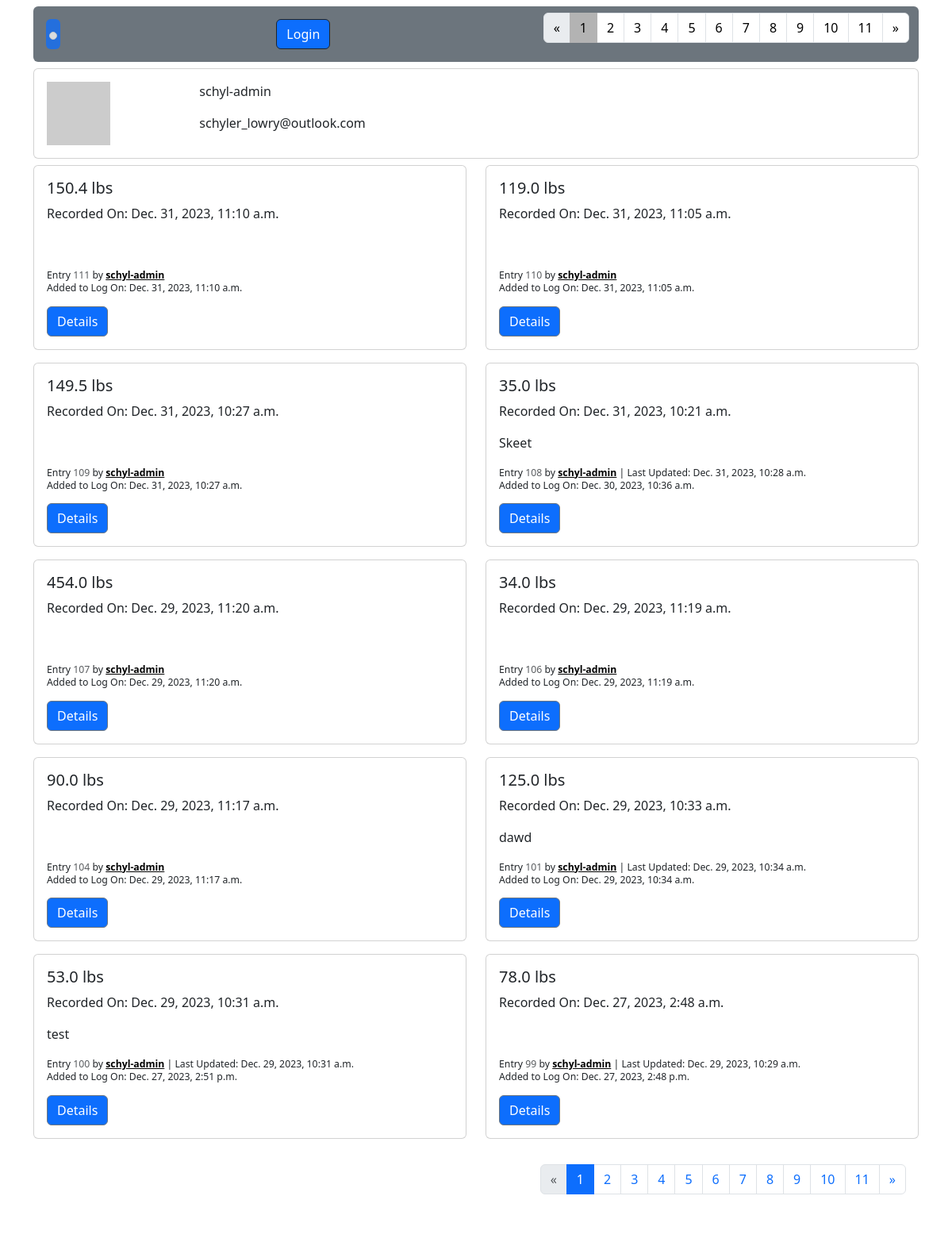
/accounts/profile/1/entries, run on the app's committed database.
### accounts/models.py (models this page shows, shortened)
class CustomUser(AbstractUser):
    date_of_birth = models.DateField(
        null=True, blank=True, help_text="Enter your date of birth in MM/DD/YYYY format.")
    avatar = models.CharField(
        max_length=999, null=True, blank=True, help_text="Enter a url for your avatar image")
    def __str__(self):
        return self.username

### fitness/models.py (models this page shows, shortened)
class WeightEntry(models.Model):
    user = models.ForeignKey(
        settings.AUTH_USER_MODEL,
        on_delete=models.CASCADE,
        related_name="weight_entries"
    )
    weight = weight = models.DecimalField(
        blank=True, null=True, max_digits=4, decimal_places=1)
    recorded = models.DateTimeField(
        blank=True, null=True, help_text="Enter the date and time when you measured this weight.")
    note = models.TextField(
        blank=True, null=True, help_text="Optional: Add a note regarding this entry.")
    created = models.DateTimeField(auto_now_add=True)
    updated = models.DateTimeField(auto_now=True)

### accounts/views.py (the view, shortened to what this page needs)
# urls.py: path('profile/<int:pk>/entries', UserWeightEntryListView.as_view(), name='user_entry_list'),
class UserWeightEntryListView(ListView):
    model = WeightEntry
    template_name = "registration/user_entry_list.html"
    paginate_by = 10
    def get_context_data(self, **kwargs):
        context = super(UserWeightEntryListView,
                        self).get_context_data(**kwargs)
        customuser = CustomUser.objects.get(id=self.kwargs["pk"])
        if self.request.user.is_authenticated:
            postlist = WeightEntry.objects.all().filter(
                user=self.kwargs["pk"]).order_by("-recorded", "-updated", "-created")
        else:
            postlist = WeightEntry.objects.all().order_by(
                "-recorded", "-updated", "-created")
        context["postlist"] = postlist
        context["customuser"] = customuser
        context["form"] = WeightEntryForm(initial={'recorded': datetime.now()})
        return context
    def get_queryset(self):
        queryset = super(UserWeightEntryListView, self).get_queryset()
        if self.request.user.is_authenticated:
            queryset = queryset.filter(user=self.kwargs["pk"]).order_by(
                "-recorded", "-updated", "-created")
        else:
            queryset = WeightEntry.objects.all().order_by(
                "-recorded", "-updated", "-created")
        return queryset

### fitness/templatetags/profile_pic.py (called while the page is built)
@register.simple_tag(takes_context=True)
def get_avatar_url(context, user=None, email=None, size=None, default="mp"):
    if not size:
        size = 25
    email = email or ""
    if not email and user and hasattr(user, "email"):
        email = user.email or ""
    return "https://www.gravatar.com/avatar/{hash}?s={size}&d={default}".format(
        hash=md5(email.encode("utf-8")).hexdigest(),
        size=size or "",
        default=default,
    )

### templates/registration/user_entry_list.html (shortened to what this page needs)
{% extends 'base.html' %}
{% load profile_pic %}
{% block navtabs1 %}
{% if is_paginated %}
    <ul class="pagination ">
        {% if page_obj.has_previous %}
        <li class="page-item"><a class="page-link text-black" href="?page={{ page_obj.previous_page_number }}">&laquo;</a></li>
        {% else %}
        <li class="page-item disabled"><span class="page-link text-black">&laquo;</span></li>
        {% endif %}
        {% for i in paginator.page_range %}
        {% if page_obj.number == i %}
            <li class="page-item active" style="--bs-pagination-active-bg: rgb(179, 179, 179); --bs-pagination-active-border-color: rgb(179, 179, 179);"><span class="page-link text-black">{{ i }}</span></li>
        {% else %}
            <li class="page-item"><a class="page-link text-black" aria-current="page" href="?page={{ i }}">{{ i }}</a></li>
        {% endif %}
        {% endfor %}
        {% if page_obj.has_next %}
        <li class="page-item"><a class="page-link text-black" href="?page={{ page_obj.next_page_number }}">&raquo;</a></li>
        {% else %}
        <li class="page-item disabled"><span class="page-link text-black">&raquo;</span></li>
        {% endif %}
    </ul>
{% endif %}
{% endblock navtabs1 %}
{% block content %}
<div class="card mb-2" >
    <div class="card-body">
        <div class="row gap-2 d-lg-flex">
            <div class="col-sm-2">
                <img src="{% get_avatar_url email=customuser.email size=150 %}" class="user-image" alt="..." >
            </div>
            <div class="col-sm-9">
                <p>{{ customuser.username }}</p>
                <p>{{ customuser.email}}</p>
            </div>
        </div>
    </div>
</div>
<div class="row justify-content-md-start">
    {% for entry in weightentry_list %}
    <div class="col-sm-6 pb-2 mb-2">
        <div class="card">
            <div class="card-body">
                <h5 class="card-title">{{entry.weight}} lbs </h5>
                <p>Recorded On: {{entry.recorded}}</p>
                <p>
                    {% if entry.note|length >= 1  %}
                        {{entry.note|slice:"30"}}
                    {% else %}
                    <br>
                    {% endif %}
                </p>
                <p class="lh-1">
                    <small><small>Entry <span class="text-muted">{{entry.pk}}</span> by <a class="fw-bold text-black" href="{% url "user_profile" entry.user.pk %}">{{entry.user}}</a> {% if entry.updated|date:"m/d/y H:i:s" != entry.created|date:"m/d/y H:i:s" %}| Last Updated: {{entry.updated}} {% endif %}</small></small>
                    <br>
                    <small><small>Added to Log On: {{entry.created}}</small></small>
                </p>
                <a href="{% url "weight_entry_detail" entry.pk %}" class="btn btn-primary border border-secondary">Details</a>
            </div>
        </div>
    </div>
    {% endfor %}
    </div>
    {% if is_paginated %}
    <nav aria-label="Page navigation example" class="justify-content-center mb-4 ms-5">
    <div class="card border-0">
        <div class="card-body ">
            <div class="row gap-1 ">
                <div class="col offset-4">
                </div>
                <div class="col">
                    <ul class="pagination">
                        {% if page_obj.has_previous %}
                        <li class="page-item"><a class="page-link" href="?page={{ page_obj.previous_page_number }}">&laquo;</a></li>
                        {% else %}
                        <li class="page-item disabled"><span class="page-link">&laquo;</span></li>
                        {% endif %}
                        {% for i in paginator.page_range %}
                        {% if page_obj.number == i %}
                            <li class="page-item active"><span class="page-link">{{ i }}</span></li>
                        {% else %}
                            <li class="page-item"><a class="page-link" href="?page={{ i }}">{{ i }}</a></li>
                        {% endif %}
                        {% endfor %}
                        {% if page_obj.has_next %}
                        <li class="page-item"><a class="page-link" href="?page={{ page_obj.next_page_number }}">&raquo;</a></li>
                        {% else %}
                        <li class="page-item disabled"><span class="page-link">&raquo;</span></li>
                        {% endif %}
                    </ul>
                </div>
            </div>
        </div>
    </div>
    </nav>
    {% endif %}
{% endblock content %}

### data on the page
CustomUser: username "schyl-admin", email "schyler_lowry@outlook.com"
WeightEntry: weight "150.4", recorded "Dec. 31, 2023, 11:10 a.m.", pk "111", user "schyl-admin", created "Dec. 31, 2023, 11:10 a.m."
WeightEntry: weight "119.0", recorded "Dec. 31, 2023, 11:05 a.m.", pk "110", user "schyl-admin", created "Dec. 31, 2023, 11:05 a.m."
WeightEntry: weight "149.5", recorded "Dec. 31, 2023, 10:27 a.m.", pk "109", user "schyl-admin", created "Dec. 31, 2023, 10:27 a.m."
WeightEntry: weight "35.0", recorded "Dec. 31, 2023, 10:21 a.m.", note "Skeet", pk "108", user "schyl-admin", updated "Dec. 31, 2023, 10:28 a.m.", created "Dec. 30, 2023, 10:36 a.m."
WeightEntry: weight "454.0", recorded "Dec. 29, 2023, 11:20 a.m.", pk "107", user "schyl-admin", created "Dec. 29, 2023, 11:20 a.m."
WeightEntry: weight "34.0", recorded "Dec. 29, 2023, 11:19 a.m.", pk "106", user "schyl-admin", created "Dec. 29, 2023, 11:19 a.m."
WeightEntry: weight "90.0", recorded "Dec. 29, 2023, 11:17 a.m.", pk "104", user "schyl-admin", created "Dec. 29, 2023, 11:17 a.m."
WeightEntry: weight "125.0", recorded "Dec. 29, 2023, 10:33 a.m.", note "dawd", pk "101", user "schyl-admin", updated "Dec. 29, 2023, 10:34 a.m.", created "Dec. 29, 2023, 10:34 a.m."
WeightEntry: weight "53.0", recorded "Dec. 29, 2023, 10:31 a.m.", note "test", pk "100", user "schyl-admin", updated "Dec. 29, 2023, 10:31 a.m.", created "Dec. 27, 2023, 2:51 p.m."
WeightEntry: weight "78.0", recorded "Dec. 27, 2023, 2:48 a.m.", pk "99", user "schyl-admin", updated "Dec. 29, 2023, 10:29 a.m.", created "Dec. 27, 2023, 2:48 p.m."

### other printed values
{{ i }} "1"
{{ i }} "2" "3" "4" "5" "6" "7" "8" "9" "10" "11"
